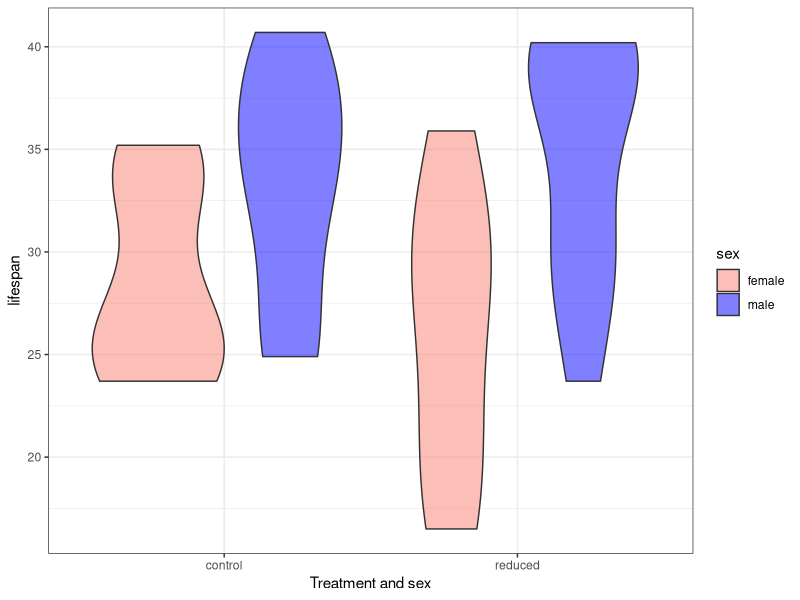
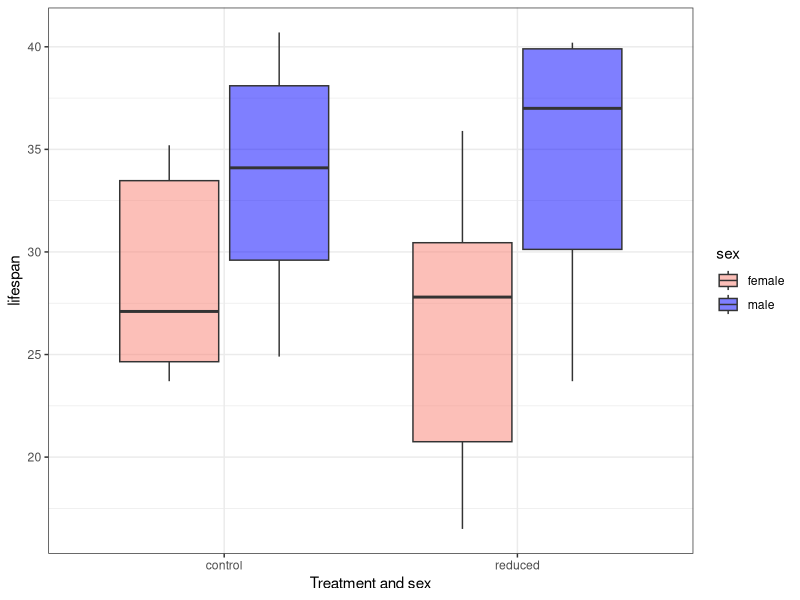

The R source for these figures, in order:
## ---- chunk 1
 5+5 
10*7
89-5
90/3

## ---- chunk 2
1:10
## ---- chunk 3
120:170
## ---- chunk 4
D20<-1:20
## ---- chunk 5
D20
## ---- chunk 6
sample(x=D20, size=1)
## ---- chunk 7
sample(x=D20, size=1)
## ---- chunk 8
sample(x=D20, size=3, replace=TRUE)
## ---- chunk 9
data<-read.csv("datafood.csv")
## ---- chunk 10
mean(data$lifespan)
## ---- chunk 11
library(ggplot2)
 ggplot(data=data,aes(fill=sex, x=foodTreatment, y=lifespan)) + 
    geom_violin(position="dodge", alpha=0.5) +
    xlab("Treatment and sex") +
    ylab("lifespan")+
   theme_bw()+
   scale_fill_manual(values=c("salmon","blue"))


## ---- chunk 12
library(ggplot2)
 ggplot(data=data,aes(fill=sex, x=foodTreatment, y=lifespan)) + 
    geom_boxplot(alpha=0.5) +
    xlab("Treatment and sex") +
    ylab("lifespan")+
   theme_bw()+
   scale_fill_manual(values=c("salmon","blue"))
